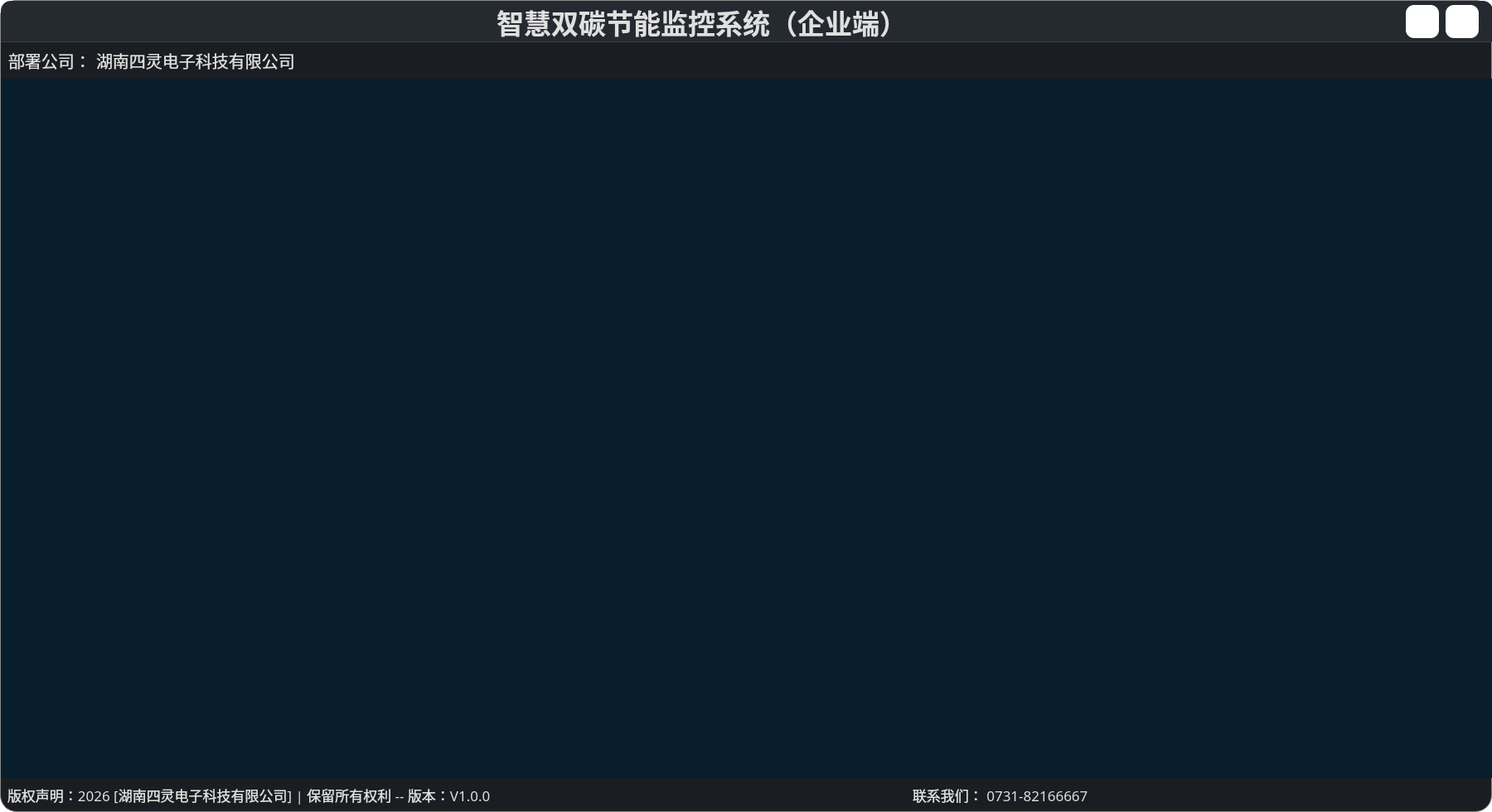
<?xml version="1.0" encoding="UTF-8"?>
<ui version="4.0">
 <class>MainWindow</class>
 <widget class="QMainWindow" name="MainWindow">
  <property name="geometry">
   <rect>
    <x>0</x>
    <y>0</y>
    <width>1800</width>
    <height>980</height>
   </rect>
  </property>
  <property name="sizePolicy">
   <sizepolicy hsizetype="Fixed" vsizetype="Fixed">
    <horstretch>0</horstretch>
    <verstretch>0</verstretch>
   </sizepolicy>
  </property>
  <property name="maximumSize">
   <size>
    <width>1816</width>
    <height>1020</height>
   </size>
  </property>
  <property name="acceptDrops">
   <bool>false</bool>
  </property>
  <property name="windowTitle">
   <string>MainWindow</string>
  </property>
  <property name="autoFillBackground">
   <bool>false</bool>
  </property>
  <property name="styleSheet">
   <string notr="true">background-color: transparent;
border: none;</string>
  </property>
  <widget class="QWidget" name="centralwidget">
   <property name="styleSheet">
    <string notr="true">background: transparent;
border: none;</string>
   </property>
   <widget class="QFrame" name="frame">
    <property name="geometry">
     <rect>
      <x>0</x>
      <y>0</y>
      <width>1800</width>
      <height>980</height>
     </rect>
    </property>
    <property name="sizePolicy">
     <sizepolicy hsizetype="Fixed" vsizetype="Fixed">
      <horstretch>0</horstretch>
      <verstretch>0</verstretch>
     </sizepolicy>
    </property>
    <property name="minimumSize">
     <size>
      <width>1800</width>
      <height>980</height>
     </size>
    </property>
    <property name="maximumSize">
     <size>
      <width>1800</width>
      <height>980</height>
     </size>
    </property>
    <property name="styleSheet">
     <string notr="true">#frame{	
	
	background-color: #1a1d21;
	border: 1px solid  rgb(138, 138, 138);
	border-radius: 20px;
}
*{
	color: #e0e0e0;
}


</string>
    </property>
    <property name="frameShape">
     <enum>QFrame::StyledPanel</enum>
    </property>
    <property name="frameShadow">
     <enum>QFrame::Raised</enum>
    </property>
    <layout class="QVBoxLayout" name="verticalLayout_2">
     <property name="spacing">
      <number>0</number>
     </property>
     <property name="leftMargin">
      <number>0</number>
     </property>
     <property name="topMargin">
      <number>0</number>
     </property>
     <property name="rightMargin">
      <number>0</number>
     </property>
     <property name="bottomMargin">
      <number>0</number>
     </property>
     <item>
      <widget class="QWidget" name="TitleBar" native="true">
       <property name="sizePolicy">
        <sizepolicy hsizetype="Fixed" vsizetype="Fixed">
         <horstretch>0</horstretch>
         <verstretch>0</verstretch>
        </sizepolicy>
       </property>
       <property name="minimumSize">
        <size>
         <width>1800</width>
         <height>49</height>
        </size>
       </property>
       <property name="maximumSize">
        <size>
         <width>1800</width>
         <height>70</height>
        </size>
       </property>
       <property name="styleSheet">
        <string notr="true">#TitleBar {
    background-color: #252a30;
    border-top-left-radius: 12px;
    border-top-right-radius: 12px;
    border-bottom: 1px solid #3a4049;
    min-height: 48px;
}
#TitleBar #title {
    color: #e0e0e0;
}
QPushButton {
    background-color: transparent;
    border: none;
    border-radius: 6px;
}
QPushButton#reduce:hover {
	background-color: #3a4049;
}
QPushButton#close:hover {
    background-color: #ff5252;
}
</string>
       </property>
       <layout class="QHBoxLayout" name="horizontalLayout">
        <property name="spacing">
         <number>0</number>
        </property>
        <property name="leftMargin">
         <number>0</number>
        </property>
        <property name="topMargin">
         <number>0</number>
        </property>
        <property name="rightMargin">
         <number>0</number>
        </property>
        <property name="bottomMargin">
         <number>0</number>
        </property>
        <item>
         <widget class="QLabel" name="title">
          <property name="sizePolicy">
           <sizepolicy hsizetype="Fixed" vsizetype="Fixed">
            <horstretch>0</horstretch>
            <verstretch>0</verstretch>
           </sizepolicy>
          </property>
          <property name="minimumSize">
           <size>
            <width>1670</width>
            <height>50</height>
           </size>
          </property>
          <property name="maximumSize">
           <size>
            <width>1800</width>
            <height>70</height>
           </size>
          </property>
          <property name="font">
           <font>
            <family>仿宋</family>
            <pointsize>25</pointsize>
            <weight>75</weight>
            <bold>true</bold>
           </font>
          </property>
          <property name="styleSheet">
           <string notr="true">background-image: url(:/new/prefix1/Icon/titleBackground.svg);
background-repeat: no-repeat;</string>
          </property>
          <property name="lineWidth">
           <number>0</number>
          </property>
          <property name="text">
           <string>智慧双碳节能监控系统（企业端）</string>
          </property>
          <property name="alignment">
           <set>Qt::AlignCenter</set>
          </property>
         </widget>
        </item>
        <item>
         <spacer name="horizontalSpacer_2">
          <property name="orientation">
           <enum>Qt::Horizontal</enum>
          </property>
          <property name="sizeType">
           <enum>QSizePolicy::Fixed</enum>
          </property>
          <property name="sizeHint" stdset="0">
           <size>
            <width>4</width>
            <height>20</height>
           </size>
          </property>
         </spacer>
        </item>
        <item>
         <widget class="QPushButton" name="reduce">
          <property name="sizePolicy">
           <sizepolicy hsizetype="Fixed" vsizetype="Fixed">
            <horstretch>0</horstretch>
            <verstretch>0</verstretch>
           </sizepolicy>
          </property>
          <property name="minimumSize">
           <size>
            <width>40</width>
            <height>40</height>
           </size>
          </property>
          <property name="maximumSize">
           <size>
            <width>40</width>
            <height>40</height>
           </size>
          </property>
          <property name="autoFillBackground">
           <bool>false</bool>
          </property>
          <property name="styleSheet">
           <string notr="true">QPushButton {
	image: url(:/new/prefix1/Icon/reduce.png);
	border-radius: 10px;
	background-color: #FFFFFF;
}
QPushButton:hover {
	
	background-color: rgb(248, 248, 248);
}</string>
          </property>
          <property name="text">
           <string/>
          </property>
          <property name="iconSize">
           <size>
            <width>23</width>
            <height>23</height>
           </size>
          </property>
          <property name="autoExclusive">
           <bool>true</bool>
          </property>
          <property name="flat">
           <bool>false</bool>
          </property>
         </widget>
        </item>
        <item>
         <spacer name="horizontalSpacer_3">
          <property name="orientation">
           <enum>Qt::Horizontal</enum>
          </property>
          <property name="sizeType">
           <enum>QSizePolicy::Fixed</enum>
          </property>
          <property name="sizeHint" stdset="0">
           <size>
            <width>8</width>
            <height>20</height>
           </size>
          </property>
         </spacer>
        </item>
        <item>
         <widget class="QPushButton" name="close">
          <property name="sizePolicy">
           <sizepolicy hsizetype="Fixed" vsizetype="Fixed">
            <horstretch>0</horstretch>
            <verstretch>0</verstretch>
           </sizepolicy>
          </property>
          <property name="minimumSize">
           <size>
            <width>40</width>
            <height>40</height>
           </size>
          </property>
          <property name="maximumSize">
           <size>
            <width>40</width>
            <height>40</height>
           </size>
          </property>
          <property name="autoFillBackground">
           <bool>false</bool>
          </property>
          <property name="styleSheet">
           <string notr="true">QPushButton{
	image: url(:/new/prefix1/Icon/close.png);
	background-color: #FFFFFF;
	color: #333333;
	border: 0px solid #E0E0E0;
	border-radius: 10px;
}
QPushButton:hover{
	
	background-color: rgb(241, 0, 0);
}</string>
          </property>
          <property name="text">
           <string/>
          </property>
         </widget>
        </item>
        <item>
         <spacer name="horizontalSpacer_4">
          <property name="orientation">
           <enum>Qt::Horizontal</enum>
          </property>
          <property name="sizeType">
           <enum>QSizePolicy::Fixed</enum>
          </property>
          <property name="sizeHint" stdset="0">
           <size>
            <width>17</width>
            <height>20</height>
           </size>
          </property>
         </spacer>
        </item>
       </layout>
      </widget>
     </item>
     <item>
      <layout class="QHBoxLayout" name="horizontalLayout_2">
       <item>
        <widget class="QFrame" name="frame_2">
         <property name="styleSheet">
          <string notr="true"/>
         </property>
         <property name="frameShape">
          <enum>QFrame::StyledPanel</enum>
         </property>
         <property name="frameShadow">
          <enum>QFrame::Raised</enum>
         </property>
         <layout class="QHBoxLayout" name="horizontalLayout_4">
          <item>
           <widget class="QLabel" name="company_Label">
            <property name="sizePolicy">
             <sizepolicy hsizetype="Fixed" vsizetype="Fixed">
              <horstretch>0</horstretch>
              <verstretch>0</verstretch>
             </sizepolicy>
            </property>
            <property name="minimumSize">
             <size>
              <width>100</width>
              <height>25</height>
             </size>
            </property>
            <property name="maximumSize">
             <size>
              <width>100</width>
              <height>25</height>
             </size>
            </property>
            <property name="font">
             <font>
              <family>仿宋</family>
              <pointsize>15</pointsize>
             </font>
            </property>
            <property name="lineWidth">
             <number>0</number>
            </property>
            <property name="text">
             <string>部署公司：</string>
            </property>
           </widget>
          </item>
          <item>
           <widget class="QLabel" name="company">
            <property name="sizePolicy">
             <sizepolicy hsizetype="Fixed" vsizetype="Fixed">
              <horstretch>0</horstretch>
              <verstretch>0</verstretch>
             </sizepolicy>
            </property>
            <property name="minimumSize">
             <size>
              <width>1696</width>
              <height>25</height>
             </size>
            </property>
            <property name="maximumSize">
             <size>
              <width>1696</width>
              <height>25</height>
             </size>
            </property>
            <property name="font">
             <font>
              <family>仿宋</family>
              <pointsize>15</pointsize>
             </font>
            </property>
            <property name="lineWidth">
             <number>0</number>
            </property>
            <property name="text">
             <string>湖南四灵电子科技有限公司</string>
            </property>
            <property name="textFormat">
             <enum>Qt::PlainText</enum>
            </property>
           </widget>
          </item>
         </layout>
        </widget>
       </item>
      </layout>
     </item>
     <item>
      <widget class="QFrame" name="main_interface">
       <property name="styleSheet">
        <string notr="true">#main_interface{
	background-color: rgb(8, 30, 45);
	background-image: url(:/new/prefix1/Icon/CNXT.svg);
	background-repeat: no-repeat;
}</string>
       </property>
       <layout class="QVBoxLayout" name="verticalLayout">
        <property name="spacing">
         <number>3</number>
        </property>
        <property name="sizeConstraint">
         <enum>QLayout::SetMinimumSize</enum>
        </property>
        <property name="leftMargin">
         <number>5</number>
        </property>
        <property name="topMargin">
         <number>5</number>
        </property>
        <property name="rightMargin">
         <number>5</number>
        </property>
        <property name="bottomMargin">
         <number>5</number>
        </property>
        <item>
         <widget class="QWidget" name="GF_widget" native="true">
          <property name="sizePolicy">
           <sizepolicy hsizetype="Fixed" vsizetype="Fixed">
            <horstretch>0</horstretch>
            <verstretch>0</verstretch>
           </sizepolicy>
          </property>
          <property name="minimumSize">
           <size>
            <width>1798</width>
            <height>276</height>
           </size>
          </property>
          <property name="maximumSize">
           <size>
            <width>1798</width>
            <height>16777215</height>
           </size>
          </property>
          <property name="styleSheet">
           <string notr="true"/>
          </property>
         </widget>
        </item>
        <item>
         <widget class="QWidget" name="ZM_widget" native="true">
          <property name="sizePolicy">
           <sizepolicy hsizetype="Fixed" vsizetype="Fixed">
            <horstretch>0</horstretch>
            <verstretch>0</verstretch>
           </sizepolicy>
          </property>
          <property name="minimumSize">
           <size>
            <width>1798</width>
            <height>276</height>
           </size>
          </property>
          <property name="maximumSize">
           <size>
            <width>1798</width>
            <height>16777215</height>
           </size>
          </property>
          <property name="styleSheet">
           <string notr="true"/>
          </property>
         </widget>
        </item>
        <item>
         <widget class="QWidget" name="KT_widget" native="true">
          <property name="sizePolicy">
           <sizepolicy hsizetype="Fixed" vsizetype="Fixed">
            <horstretch>0</horstretch>
            <verstretch>0</verstretch>
           </sizepolicy>
          </property>
          <property name="minimumSize">
           <size>
            <width>1798</width>
            <height>276</height>
           </size>
          </property>
          <property name="maximumSize">
           <size>
            <width>1798</width>
            <height>16777215</height>
           </size>
          </property>
          <property name="styleSheet">
           <string notr="true"/>
          </property>
         </widget>
        </item>
       </layout>
      </widget>
     </item>
     <item>
      <widget class="QWidget" name="widget_4" native="true">
       <property name="sizePolicy">
        <sizepolicy hsizetype="Preferred" vsizetype="Preferred">
         <horstretch>0</horstretch>
         <verstretch>0</verstretch>
        </sizepolicy>
       </property>
       <property name="minimumSize">
        <size>
         <width>1800</width>
         <height>20</height>
        </size>
       </property>
       <property name="maximumSize">
        <size>
         <width>1800</width>
         <height>40</height>
        </size>
       </property>
       <property name="baseSize">
        <size>
         <width>0</width>
         <height>0</height>
        </size>
       </property>
       <property name="styleSheet">
        <string notr="true">#widget_4{
	border-bottom-left-radius: 20px;
	border-bottom-right-radius: 20px;
}</string>
       </property>
       <layout class="QHBoxLayout" name="horizontalLayout_3">
        <property name="spacing">
         <number>0</number>
        </property>
        <property name="leftMargin">
         <number>0</number>
        </property>
        <property name="topMargin">
         <number>0</number>
        </property>
        <property name="rightMargin">
         <number>0</number>
        </property>
        <property name="bottomMargin">
         <number>0</number>
        </property>
        <item>
         <spacer name="horizontalSpacer_5">
          <property name="orientation">
           <enum>Qt::Horizontal</enum>
          </property>
          <property name="sizeType">
           <enum>QSizePolicy::Fixed</enum>
          </property>
          <property name="sizeHint" stdset="0">
           <size>
            <width>8</width>
            <height>20</height>
           </size>
          </property>
         </spacer>
        </item>
        <item>
         <widget class="QLabel" name="label">
          <property name="sizePolicy">
           <sizepolicy hsizetype="Preferred" vsizetype="Preferred">
            <horstretch>0</horstretch>
            <verstretch>0</verstretch>
           </sizepolicy>
          </property>
          <property name="minimumSize">
           <size>
            <width>700</width>
            <height>30</height>
           </size>
          </property>
          <property name="maximumSize">
           <size>
            <width>800</width>
            <height>30</height>
           </size>
          </property>
          <property name="sizeIncrement">
           <size>
            <width>0</width>
            <height>0</height>
           </size>
          </property>
          <property name="font">
           <font>
            <family>仿宋</family>
            <pointsize>13</pointsize>
           </font>
          </property>
          <property name="text">
           <string>版权声明：2026 [湖南四灵电子科技有限公司] | 保留所有权利 -- 版本：V1.0.0</string>
          </property>
         </widget>
        </item>
        <item>
         <spacer name="horizontalSpacer">
          <property name="orientation">
           <enum>Qt::Horizontal</enum>
          </property>
          <property name="sizeHint" stdset="0">
           <size>
            <width>389</width>
            <height>19</height>
           </size>
          </property>
         </spacer>
        </item>
        <item>
         <widget class="QLabel" name="label_2">
          <property name="sizePolicy">
           <sizepolicy hsizetype="Fixed" vsizetype="Preferred">
            <horstretch>0</horstretch>
            <verstretch>0</verstretch>
           </sizepolicy>
          </property>
          <property name="minimumSize">
           <size>
            <width>700</width>
            <height>20</height>
           </size>
          </property>
          <property name="maximumSize">
           <size>
            <width>800</width>
            <height>30</height>
           </size>
          </property>
          <property name="font">
           <font>
            <family>仿宋</family>
            <pointsize>13</pointsize>
           </font>
          </property>
          <property name="text">
           <string>联系我们： 0731-82166667</string>
          </property>
         </widget>
        </item>
       </layout>
      </widget>
     </item>
    </layout>
   </widget>
  </widget>
 </widget>
 <resources/>
 <connections/>
</ui>
